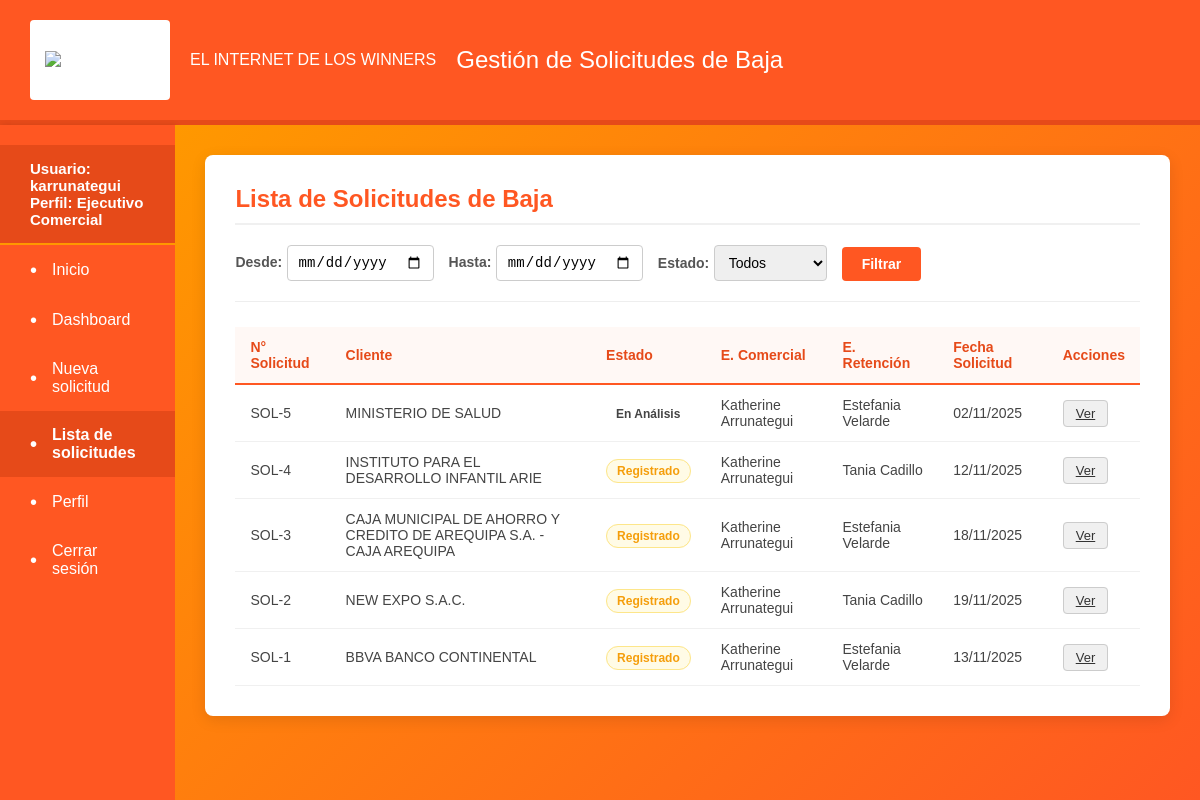
/solicitudes/lista/ (signed in), run on an earlier commit of the app's database.
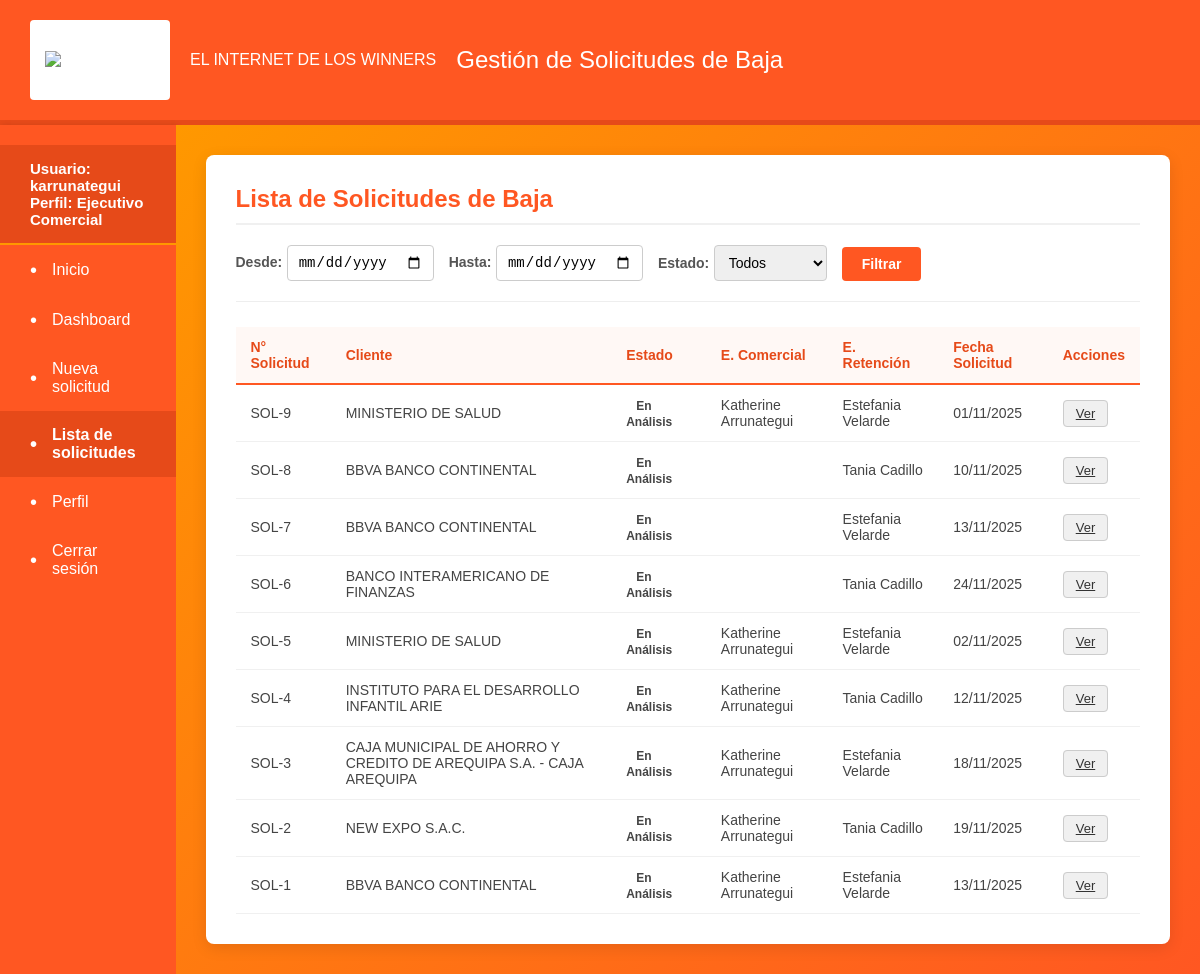
And on a later commit of the database.
### portal_retenciones/models.py (models this page shows, shortened)
class Solicitud(models.Model):
    cliente = models.ForeignKey(Cliente, on_delete=models.PROTECT, null=False)
    ejecutivo = models.ForeignKey(EjecutivoRetencion, on_delete=models.PROTECT, null=False)
    analista = models.ForeignKey(AnalistaRetencion, on_delete=models.PROTECT, null=False)
    estado_actual = models.ForeignKey(EstadoAtencion, on_delete=models.PROTECT, null=False)
    nivel_aprobacion = models.ForeignKey(NivelAprobacion, on_delete=models.PROTECT, null=False)
    fecha_creacion = models.DateTimeField(auto_now_add=True)
    descripcion = models.TextField(null=True, blank=True)
    asignado_automaticamente = models.BooleanField(default=False)
    circuitos = models.ManyToManyField(Circuito, through='SolicitudCircuito')
    fecha_solicitud_baja = models.DateField(null=True, blank=True)
    usuario_creador = models.ForeignKey(
        User,
        on_delete=models.SET_NULL,
        null=True,
        blank=True,
        related_name="solicitudes_creadas"
    )
    class Meta:
        permissions = [
            ("can_view_menu", "Puede ver el menú de inicio (requerido para login)"),
            ("can_create_solicitud", "Puede acceder al formulario de Nueva Solicitud"),
            ("can_view_solicitud_list", "Puede acceder a la lista de Solicitudes"),
            ("can_view_personal", "Puede acceder a la lista de Personal Activo"),
            ("can_manage_personnel", "Puede gestionar la asignación de personal a roles"),
        ]

class Cliente(models.Model):
    ruc = models.CharField(max_length=100, unique=True, blank=False, null=False)
    razon_social = models.CharField(max_length=100, blank=False, null=False)
    fecha_registro = models.DateTimeField(auto_now_add=True)
    estado = models.CharField(max_length=20, default='Activo')

class EstadoAtencion(models.Model):
    nombre_estado = models.CharField(max_length=100, null=False)
    descripcion = models.TextField(null=True, blank=True)

class EjecutivoRetencion(models.Model):
    nombre = models.CharField(max_length=100, null=False)
    email = models.EmailField(max_length=100, null=False, unique=True)
    activo = models.BooleanField(default=True)
    max_carga_renta = models.DecimalField(max_digits=12, decimal_places=2, null=True, blank=True)
    disponible_asignacion = models.BooleanField(default=True)

### portal_retenciones/views/pages.py (the view)
# urls.py: path('solicitudes/lista/', pages.lista_solicitudes_view, name='lista_solicitudes'),
@permission_required('portal_retenciones.can_view_solicitud_list')
def lista_solicitudes_view(request):
    solicitudes = Solicitud.objects.all().order_by('-fecha_creacion')
    return render(request, 'lista_solicitudes.html', {'solicitudes': solicitudes})

### templates/lista_solicitudes.html (shortened to what this page needs)
{% extends "base.html" %}
{% block content %}
<div class="content-card">
    <h2>Lista de Solicitudes de Baja</h2>
    <div class="filter-container">
        <div class="filter-group">
            <label for="fecha-desde">Desde:</label>
            <input type="date" id="fecha-desde" name="fecha-desde">
        </div>
        <div class="filter-group">
            <label for="fecha-hasta">Hasta:</label>
            <input type="date" id="fecha-hasta" name="fecha-hasta">
        </div>
        <div class="filter-group">
            <label for="estado">Estado:</label>
            <select id="estado" name="estado">
                <option value="">Todos</option>
            </select>
        </div>
        <button class="filter-button">Filtrar</button>
    </div>
    <div class="table-container">
        <table>
            <thead>
                <tr>
                    <th>N° Solicitud</th>
                    <th>Cliente</th>
                    <th>Estado</th>
                    <th>E. Comercial</th>
                    <th>E. Retención</th>
                    <th>Fecha Solicitud</th>
                    <th>Acciones</th>
                </tr>
            </thead>
            <tbody>
                {% for sol in solicitudes %}
                <tr>
                    <td>SOL-{{ sol.id }}</td>
                    <td>{{ sol.cliente.razon_social }}</td>
                    <td>
                        <span class="status
                            {% if sol.estado_actual.nombre_estado == 'Registrado' %}status-pendiente
                            {% elif sol.estado_actual.nombre_estado == 'En Análisis' %}status-proceso
                            {% elif sol.estado_actual.nombre_estado == 'Aprobado' %}status-aprobado
                            {% elif sol.estado_actual.nombre_estado == 'Rechazado' %}status-rechazado
                            {% endif %}">
                            {{ sol.estado_actual.nombre_estado }}
                        </span>
                    </td>
                    <td>{{ sol.usuario_creador.first_name }} {{ sol.usuario_creador.last_name }}</td>
                    <td>{{ sol.ejecutivo.nombre }}</td>
                    <td>{{ sol.fecha_solicitud_baja|date:"d/m/Y" }}</td>
                    <td><a href="{% url 'solicitud_detalle' solicitud_id=sol.id %}" class="action-button">Ver</a></td>
                </tr>
                {% empty %}
                <tr>
                    <td colspan="7" style="text-align: center; padding: 20px;">
                        No hay solicitudes registradas.
                    </td>
                </tr>
                {% endfor %}
            </tbody>
        </table>
    </div>
</div>
{% endblock %}

### templates/base.html (shortened to what this page needs)
{% load static %}
<!DOCTYPE html>
<html lang="es">
<head>
    <link rel="stylesheet" href="{% static 'css/styles.css' %}">
</head>
<body>
    <div class="app-container">
        <header class="header">
            <div class="logo-container">
                <img src="https://selectra.com.pe/sites/selectra.com.pe/files/styles/_default/public/inline-images/win-xs.png.webp" alt="Logo de WIN" style="max-height: 100%; max-width: 100%;">
            </div>
            <span>EL INTERNET DE LOS WINNERS</span>
            <h1>Gestión de Solicitudes de Baja</h1>
        </header>
        <div class="content-area">
            <nav class="sidebar">
                <div style="padding: 15px 30px; font-weight: bold; font-size: 15px; color: #fff; background-color: #e64a19; border-bottom: 2px solid #ff9800;">
                    Usuario: {{ user.username }}<br>
                    Perfil:
                    {% if user.is_superuser %}
                        Administrador
                    {% else %}
                        {{ user.groups.first.name|default:'Estándar' }}
                    {% endif %}
                </div>
                <ul>
                    {% if perms.portal_retenciones.can_view_menu %}
                    <li><a href="{% url 'menu' %}">Inicio</a></li>
                    <li><a href="{% url 'dashboard' %}">Dashboard</a></li>
                    {% endif %}
                    {% if perms.portal_retenciones.can_create_solicitud %}
                    <li><a href="{% url 'nueva_solicitud' %}">Nueva solicitud</a></li>
                    {% endif %}
                    {% if perms.portal_retenciones.can_view_solicitud_list %}
                    <li><a href="{% url 'lista_solicitudes' %}">Lista de solicitudes</a></li>
                    {% endif %}
                    {% if user.is_authenticated %}
                        <li><a href="{% url 'perfil' %}">Perfil</a></li>
                        <li><a href="{% url 'logout' %}">Cerrar sesión</a></li>
                    {% endif %}
                </ul>
            </nav>
            <main class="main-content">
                {% block content %}
                {% endblock %}
            </main>
        </div>
    </div>
</body>
</html>

### static/css/styles.css (style rules this page uses)
body { font-family: Arial, sans-serif; margin: 0; min-height: 100vh; background-color: #f4f4f4; }
.app-container { display: flex; flex-direction: column; min-height: 100vh; background-color: white; width: 100%; margin: 0; box-shadow: none; border-radius: 0; overflow: hidden; }
.content-area { display: flex; flex-grow: 1; align-items: stretch; }
.header { background-color: #ff5722; color: white; padding: 20px 30px; display: flex; align-items: center; gap: 20px; border-bottom: 5px solid #e64a19; }
.logo-container { width: 140px; height: 80px; background-color: white; display: flex; align-items: center; justify-content: center; border-radius: 4px; }
.header h1 { margin: 0; font-size: 24px; font-weight: 500; }
.sidebar { width: 250px; background-color: #ff5722; padding: 20px 0; color: white; box-shadow: 2px 0 5px rgba(0, 0, 0, 0.1); }
.sidebar ul { list-style: none; padding: 0; margin: 0; }
.sidebar li a { display: flex; align-items: center; padding: 15px 30px; text-decoration: none; color: white; transition: background-color 0.3s; font-size: 16px; }
.sidebar li a::before { content: '•'; margin-right: 15px; font-size: 20px; line-height: 1; }
.sidebar li.active-item a { background-color: #e64a19; font-weight: bold; }
.main-content { flex-grow: 1; background: linear-gradient(135deg, #ff9800, #ff5722); padding: 30px; text-align: center; color: white; overflow-y: auto; }
.content-card { background-color: white; padding: 30px; border-radius: 8px; box-shadow: 0 4px 15px rgba(0, 0, 0, 0.1); max-width: 95%; margin: 0 auto; text-align: left; color: #333; }
.content-card h2 { color: #ff5722; margin-top: 0; border-bottom: 2px solid #f0f0f0; padding-bottom: 10px; }
.filter-container { display: flex; flex-wrap: wrap; gap: 15px; align-items: flex-end; margin-bottom: 25px; padding-bottom: 20px; border-bottom: 1px solid #eee; }
.filter-group label { font-size: 14px; font-weight: 600; margin-bottom: 5px; color: #555; }
.filter-group input[type="date"], .filter-group select { padding: 8px 10px; border: 1px solid #ccc; border-radius: 4px; font-size: 14px; }
.filter-button { background-color: #ff5722; color: white; padding: 9px 20px; border: none; border-radius: 4px; cursor: pointer; font-size: 14px; font-weight: bold; transition: background-color 0.3s; }
.table-container { width: 100%; overflow-x: auto; }
table { width: 100%; border-collapse: collapse; min-width: 600px; }
thead tr { background-color: #fff8f5; border-bottom: 2px solid #ff5722; }
th { padding: 12px 15px; font-size: 14px; text-align: left; color: #e64a19; }
tbody tr { border-bottom: 1px solid #f0f0f0; transition: background-color 0.2s; }
td { padding: 12px 15px; font-size: 14px; color: #444; }
.status { padding: 4px 10px; border-radius: 12px; font-size: 12px; font-weight: bold; }
.action-button { background-color: #f0f0f0; color: #333; padding: 5px 12px; border: 1px solid #ccc; border-radius: 4px; cursor: pointer; font-size: 13px; transition: background-color 0.3s, border-color 0.3s; }

What changed in the data, as far as the page shows it:
added Solicitud: id "9", cliente.razon_social "MINISTERIO DE SALUD", estado_actual.nombre_estado "En Análisis", usuario_creador.first_name "Katherine", usuario_creador.last_name "Arrunategui", ejecutivo.nombre "Estefania Velarde", fecha_solicitud_baja "01/11/2025"
added Solicitud: id "8", cliente.razon_social "BBVA BANCO CONTINENTAL", estado_actual.nombre_estado "En Análisis", ejecutivo.nombre "Tania Cadillo", fecha_solicitud_baja "10/11/2025"
added Solicitud: id "7", cliente.razon_social "BBVA BANCO CONTINENTAL", estado_actual.nombre_estado "En Análisis", ejecutivo.nombre "Estefania Velarde", fecha_solicitud_baja "13/11/2025"
added Solicitud: id "6", cliente.razon_social "BANCO INTERAMERICANO DE FINANZAS", estado_actual.nombre_estado "En Análisis", ejecutivo.nombre "Tania Cadillo", fecha_solicitud_baja "24/11/2025"
changed Solicitud "INSTITUTO PARA EL DESARROLLO INFANTIL ARIE": estado_actual_id 1 → 2 (drawn); estado_actual.nombre_estado "Registrado" → "En Análisis"
changed Solicitud "CAJA MUNICIPAL DE AHORRO Y CREDITO DE AREQUIPA S.A. - CAJA AREQUIPA": estado_actual_id 1 → 2 (drawn); estado_actual.nombre_estado "Registrado" → "En Análisis"
changed Solicitud "NEW EXPO S.A.C.": estado_actual_id 1 → 2 (drawn); estado_actual.nombre_estado "Registrado" → "En Análisis"
changed Solicitud id 1: estado_actual_id 1 → 2 (drawn); estado_actual.nombre_estado "Registrado" → "En Análisis"
